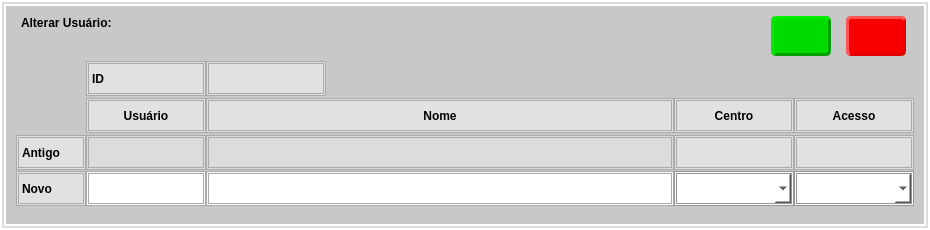
<?xml version="1.0" encoding="UTF-8"?>
<ui version="4.0">
 <class>AlterarUsuario</class>
 <widget class="QWidget" name="AlterarUsuario">
  <property name="geometry">
   <rect>
    <x>0</x>
    <y>0</y>
    <width>930</width>
    <height>230</height>
   </rect>
  </property>
  <property name="minimumSize">
   <size>
    <width>930</width>
    <height>230</height>
   </size>
  </property>
  <property name="maximumSize">
   <size>
    <width>16777215</width>
    <height>16777215</height>
   </size>
  </property>
  <property name="windowTitle">
   <string>Form</string>
  </property>
  <property name="styleSheet">
   <string notr="true">QWidget{	
	border-style: ridge;
    border-width: 2px;
    border-color: rgb(255, 255, 255);
	background-color:rgb(220, 220, 220);
}

QFrame{
	background-color:rgb(200, 200, 200);
}

QComboBox{	
	background-color: rgb(255, 255, 255);
	border-style: double;
	border-width: 3px;
    border-color: rgb(150, 150, 150);
    font: bold 12px;
}

QComboBox::QAbstractItemView{
	
	background-color: rgb(255, 255, 255);
}

QComboBox::focus{
    background-color: rgb(170, 255, 255);
    border-style: inset;
}

QLabel{	
	background-color: rgb(225, 225, 225);
	border-style: double;
	border-width: 3px;
    border-color: rgb(170, 170, 170);
    font: bold 12px;
	text-align: left;
    font: bold 12px;
}
QLineEdit{		
	background-color: rgb(255, 255, 255);
	border-style: double;
	border-width: 3px;
    border-color: rgb(170, 170, 170);
    font: bold 12px;
}
QLineEdit::focus{
    background-color: rgb(170, 255, 255);
    border-style: inset;
}

</string>
  </property>
  <layout class="QVBoxLayout" name="verticalLayout">
   <property name="spacing">
    <number>4</number>
   </property>
   <property name="leftMargin">
    <number>4</number>
   </property>
   <property name="topMargin">
    <number>4</number>
   </property>
   <property name="rightMargin">
    <number>4</number>
   </property>
   <property name="bottomMargin">
    <number>4</number>
   </property>
   <item>
    <widget class="QFrame" name="frame_3">
     <property name="maximumSize">
      <size>
       <width>16777215</width>
       <height>16777215</height>
      </size>
     </property>
     <property name="frameShape">
      <enum>QFrame::StyledPanel</enum>
     </property>
     <property name="frameShadow">
      <enum>QFrame::Raised</enum>
     </property>
     <layout class="QVBoxLayout" name="verticalLayout_2">
      <property name="spacing">
       <number>5</number>
      </property>
      <property name="leftMargin">
       <number>10</number>
      </property>
      <property name="topMargin">
       <number>10</number>
      </property>
      <property name="rightMargin">
       <number>10</number>
      </property>
      <property name="bottomMargin">
       <number>15</number>
      </property>
      <item>
       <widget class="QFrame" name="frame_2">
        <property name="maximumSize">
         <size>
          <width>16777215</width>
          <height>50</height>
         </size>
        </property>
        <property name="styleSheet">
         <string notr="true">QFrame{
	border: 0px;
}
QPushButton {
	background-color: rgb(207, 207, 207);
	border-style: outset;
    border-width: 2px;
    border-radius: 5px; 
    border-color: rgb(238, 238, 238);
    font: bold 14px;		
	text-align: center;
	color: rgb(0, 0, 0);
}

QPushButton::hover {
    background-color: rgb(190, 190, 190);
    border-style: inset;
}

QPushButton::pressed {
    background-color: rgb(190, 190, 190);
    border-style: inset;
}</string>
        </property>
        <property name="frameShape">
         <enum>QFrame::StyledPanel</enum>
        </property>
        <property name="frameShadow">
         <enum>QFrame::Raised</enum>
        </property>
        <layout class="QHBoxLayout" name="horizontalLayout">
         <property name="spacing">
          <number>15</number>
         </property>
         <property name="leftMargin">
          <number>5</number>
         </property>
         <property name="topMargin">
          <number>0</number>
         </property>
         <property name="rightMargin">
          <number>8</number>
         </property>
         <property name="bottomMargin">
          <number>0</number>
         </property>
         <item>
          <widget class="QLabel" name="label">
           <property name="minimumSize">
            <size>
             <width>0</width>
             <height>0</height>
            </size>
           </property>
           <property name="styleSheet">
            <string notr="true">background-color: rgb(200, 200, 200);

font: bold 12pt &quot;Segoe UI&quot;;
border: 0px;</string>
           </property>
           <property name="text">
            <string>Alterar Usuário:</string>
           </property>
           <property name="alignment">
            <set>Qt::AlignLeading|Qt::AlignLeft|Qt::AlignTop</set>
           </property>
           <property name="wordWrap">
            <bool>true</bool>
           </property>
          </widget>
         </item>
         <item>
          <widget class="QPushButton" name="btn_ok">
           <property name="minimumSize">
            <size>
             <width>60</width>
             <height>40</height>
            </size>
           </property>
           <property name="maximumSize">
            <size>
             <width>60</width>
             <height>40</height>
            </size>
           </property>
           <property name="toolTip">
            <string>&lt;html&gt;&lt;head/&gt;&lt;body&gt;&lt;p&gt;Salvar e Sair&lt;/p&gt;&lt;/body&gt;&lt;/html&gt;</string>
           </property>
           <property name="styleSheet">
            <string notr="true">#btn_ok{	
	background-color: rgb(0, 220, 0);
    border-style: outset;
    border-width: 3px;
    border-radius: 5px; 
    border-color: rgb(0, 158, 0);
    font: bold 14px;		
	text-align: center;
	color: rgb(255, 255, 255);
}
#btn_ok::hover {
    background-color: rgb(0, 195, 0);
    border-style: inset;
}
#btn_ok::pressed {
    background-color: rgb(0, 195, 0);
    border-style: inset;
}
</string>
           </property>
           <property name="text">
            <string/>
           </property>
           <property name="icon">
            <iconset resource="../assets/icons/icons_alt_regras.qrc">
             <normaloff>:/assets.icons_alt_regras/salvar-e-fechar.png</normaloff>:/assets.icons_alt_regras/salvar-e-fechar.png</iconset>
           </property>
           <property name="iconSize">
            <size>
             <width>30</width>
             <height>30</height>
            </size>
           </property>
          </widget>
         </item>
         <item>
          <widget class="QPushButton" name="btn_cancelar">
           <property name="minimumSize">
            <size>
             <width>60</width>
             <height>40</height>
            </size>
           </property>
           <property name="maximumSize">
            <size>
             <width>60</width>
             <height>40</height>
            </size>
           </property>
           <property name="toolTip">
            <string>&lt;html&gt;&lt;head/&gt;&lt;body&gt;&lt;p&gt;Cancelar&lt;/p&gt;&lt;/body&gt;&lt;/html&gt;</string>
           </property>
           <property name="styleSheet">
            <string notr="true">#btn_cancelar{	
	background-color: rgb(248, 0, 0);
    border-style: outset;
    border-width: 3px;
    border-radius: 5px; 
    border-color: rgb(227, 0, 0);
    font: bold 14px;		
	text-align: center;
	color: rgb(255, 255, 255);
}
#btn_cancelar::hover {
    background-color: rgb(165, 0, 0);
    border-style: inset;
}
#btn_cancelar::pressed {
    background-color: rgb(165, 0, 0);
    border-style: inset;
}</string>
           </property>
           <property name="text">
            <string/>
           </property>
           <property name="icon">
            <iconset resource="../assets/icons/icons_alt_regras.qrc">
             <normaloff>:/assets.icons_alt_regras/fechar-janela.png</normaloff>:/assets.icons_alt_regras/fechar-janela.png</iconset>
           </property>
           <property name="iconSize">
            <size>
             <width>30</width>
             <height>30</height>
            </size>
           </property>
          </widget>
         </item>
        </layout>
       </widget>
      </item>
      <item>
       <widget class="QFrame" name="frame">
        <property name="sizePolicy">
         <sizepolicy hsizetype="MinimumExpanding" vsizetype="MinimumExpanding">
          <horstretch>0</horstretch>
          <verstretch>0</verstretch>
         </sizepolicy>
        </property>
        <property name="maximumSize">
         <size>
          <width>16777215</width>
          <height>145</height>
         </size>
        </property>
        <property name="styleSheet">
         <string notr="true">QAbstractItemView {
	background-color: rgb(255, 255, 255);
}
#frame{
 border: 0px;
}</string>
        </property>
        <property name="frameShape">
         <enum>QFrame::StyledPanel</enum>
        </property>
        <property name="frameShadow">
         <enum>QFrame::Raised</enum>
        </property>
        <layout class="QGridLayout" name="gridLayout">
         <property name="leftMargin">
          <number>0</number>
         </property>
         <property name="topMargin">
          <number>0</number>
         </property>
         <property name="rightMargin">
          <number>0</number>
         </property>
         <property name="bottomMargin">
          <number>0</number>
         </property>
         <property name="horizontalSpacing">
          <number>0</number>
         </property>
         <property name="verticalSpacing">
          <number>2</number>
         </property>
         <item row="3" column="6">
          <widget class="QLabel" name="lb_acesso">
           <property name="sizePolicy">
            <sizepolicy hsizetype="MinimumExpanding" vsizetype="MinimumExpanding">
             <horstretch>0</horstretch>
             <verstretch>0</verstretch>
            </sizepolicy>
           </property>
           <property name="minimumSize">
            <size>
             <width>120</width>
             <height>35</height>
            </size>
           </property>
           <property name="maximumSize">
            <size>
             <width>120</width>
             <height>35</height>
            </size>
           </property>
           <property name="text">
            <string/>
           </property>
          </widget>
         </item>
         <item row="2" column="1" alignment="Qt::AlignLeft">
          <widget class="QLabel" name="label_9">
           <property name="sizePolicy">
            <sizepolicy hsizetype="MinimumExpanding" vsizetype="MinimumExpanding">
             <horstretch>0</horstretch>
             <verstretch>0</verstretch>
            </sizepolicy>
           </property>
           <property name="minimumSize">
            <size>
             <width>120</width>
             <height>35</height>
            </size>
           </property>
           <property name="maximumSize">
            <size>
             <width>120</width>
             <height>35</height>
            </size>
           </property>
           <property name="text">
            <string>Usuário</string>
           </property>
           <property name="alignment">
            <set>Qt::AlignCenter</set>
           </property>
          </widget>
         </item>
         <item row="5" column="2" colspan="2">
          <widget class="QLineEdit" name="txt_nome">
           <property name="minimumSize">
            <size>
             <width>0</width>
             <height>35</height>
            </size>
           </property>
           <property name="maximumSize">
            <size>
             <width>16777215</width>
             <height>35</height>
            </size>
           </property>
          </widget>
         </item>
         <item row="3" column="0">
          <widget class="QLabel" name="label_2">
           <property name="sizePolicy">
            <sizepolicy hsizetype="MinimumExpanding" vsizetype="MinimumExpanding">
             <horstretch>0</horstretch>
             <verstretch>0</verstretch>
            </sizepolicy>
           </property>
           <property name="minimumSize">
            <size>
             <width>70</width>
             <height>35</height>
            </size>
           </property>
           <property name="maximumSize">
            <size>
             <width>70</width>
             <height>35</height>
            </size>
           </property>
           <property name="text">
            <string>Antigo</string>
           </property>
          </widget>
         </item>
         <item row="5" column="1" alignment="Qt::AlignVCenter">
          <widget class="QLineEdit" name="txt_user">
           <property name="minimumSize">
            <size>
             <width>120</width>
             <height>35</height>
            </size>
           </property>
           <property name="maximumSize">
            <size>
             <width>120</width>
             <height>35</height>
            </size>
           </property>
           <property name="text">
            <string/>
           </property>
          </widget>
         </item>
         <item row="2" column="6">
          <widget class="QLabel" name="label_14">
           <property name="sizePolicy">
            <sizepolicy hsizetype="MinimumExpanding" vsizetype="MinimumExpanding">
             <horstretch>0</horstretch>
             <verstretch>0</verstretch>
            </sizepolicy>
           </property>
           <property name="minimumSize">
            <size>
             <width>120</width>
             <height>35</height>
            </size>
           </property>
           <property name="maximumSize">
            <size>
             <width>120</width>
             <height>35</height>
            </size>
           </property>
           <property name="text">
            <string>Acesso</string>
           </property>
           <property name="alignment">
            <set>Qt::AlignCenter</set>
           </property>
          </widget>
         </item>
         <item row="3" column="2" colspan="2">
          <widget class="QLineEdit" name="txt_nome_ant">
           <property name="minimumSize">
            <size>
             <width>0</width>
             <height>35</height>
            </size>
           </property>
           <property name="maximumSize">
            <size>
             <width>16777215</width>
             <height>35</height>
            </size>
           </property>
           <property name="styleSheet">
            <string notr="true">background-color: rgb(220, 220, 220);</string>
           </property>
           <property name="readOnly">
            <bool>true</bool>
           </property>
          </widget>
         </item>
         <item row="2" column="5">
          <widget class="QLabel" name="label_13">
           <property name="sizePolicy">
            <sizepolicy hsizetype="MinimumExpanding" vsizetype="MinimumExpanding">
             <horstretch>0</horstretch>
             <verstretch>0</verstretch>
            </sizepolicy>
           </property>
           <property name="minimumSize">
            <size>
             <width>120</width>
             <height>35</height>
            </size>
           </property>
           <property name="maximumSize">
            <size>
             <width>120</width>
             <height>35</height>
            </size>
           </property>
           <property name="text">
            <string>Centro</string>
           </property>
           <property name="alignment">
            <set>Qt::AlignCenter</set>
           </property>
          </widget>
         </item>
         <item row="5" column="5">
          <widget class="QComboBox" name="cmb_cen">
           <property name="sizePolicy">
            <sizepolicy hsizetype="MinimumExpanding" vsizetype="MinimumExpanding">
             <horstretch>0</horstretch>
             <verstretch>0</verstretch>
            </sizepolicy>
           </property>
           <property name="minimumSize">
            <size>
             <width>120</width>
             <height>35</height>
            </size>
           </property>
           <property name="maximumSize">
            <size>
             <width>120</width>
             <height>35</height>
            </size>
           </property>
          </widget>
         </item>
         <item row="0" column="2">
          <widget class="QLabel" name="lb_id">
           <property name="enabled">
            <bool>true</bool>
           </property>
           <property name="sizePolicy">
            <sizepolicy hsizetype="MinimumExpanding" vsizetype="MinimumExpanding">
             <horstretch>0</horstretch>
             <verstretch>0</verstretch>
            </sizepolicy>
           </property>
           <property name="minimumSize">
            <size>
             <width>120</width>
             <height>35</height>
            </size>
           </property>
           <property name="maximumSize">
            <size>
             <width>120</width>
             <height>35</height>
            </size>
           </property>
           <property name="text">
            <string/>
           </property>
          </widget>
         </item>
         <item row="3" column="1">
          <widget class="QLineEdit" name="txt_user_ant">
           <property name="minimumSize">
            <size>
             <width>120</width>
             <height>35</height>
            </size>
           </property>
           <property name="maximumSize">
            <size>
             <width>120</width>
             <height>35</height>
            </size>
           </property>
           <property name="styleSheet">
            <string notr="true">background-color: rgb(220, 220, 220);</string>
           </property>
           <property name="text">
            <string/>
           </property>
           <property name="readOnly">
            <bool>true</bool>
           </property>
          </widget>
         </item>
         <item row="0" column="1">
          <widget class="QLabel" name="label_6">
           <property name="sizePolicy">
            <sizepolicy hsizetype="MinimumExpanding" vsizetype="MinimumExpanding">
             <horstretch>0</horstretch>
             <verstretch>0</verstretch>
            </sizepolicy>
           </property>
           <property name="minimumSize">
            <size>
             <width>120</width>
             <height>35</height>
            </size>
           </property>
           <property name="maximumSize">
            <size>
             <width>120</width>
             <height>35</height>
            </size>
           </property>
           <property name="text">
            <string>ID</string>
           </property>
          </widget>
         </item>
         <item row="2" column="2" colspan="2">
          <widget class="QLabel" name="label_11">
           <property name="sizePolicy">
            <sizepolicy hsizetype="MinimumExpanding" vsizetype="MinimumExpanding">
             <horstretch>0</horstretch>
             <verstretch>0</verstretch>
            </sizepolicy>
           </property>
           <property name="minimumSize">
            <size>
             <width>0</width>
             <height>35</height>
            </size>
           </property>
           <property name="maximumSize">
            <size>
             <width>16777215</width>
             <height>35</height>
            </size>
           </property>
           <property name="text">
            <string>Nome</string>
           </property>
           <property name="alignment">
            <set>Qt::AlignCenter</set>
           </property>
          </widget>
         </item>
         <item row="5" column="0">
          <widget class="QLabel" name="label_8">
           <property name="sizePolicy">
            <sizepolicy hsizetype="MinimumExpanding" vsizetype="MinimumExpanding">
             <horstretch>0</horstretch>
             <verstretch>0</verstretch>
            </sizepolicy>
           </property>
           <property name="minimumSize">
            <size>
             <width>70</width>
             <height>35</height>
            </size>
           </property>
           <property name="maximumSize">
            <size>
             <width>70</width>
             <height>35</height>
            </size>
           </property>
           <property name="text">
            <string>Novo</string>
           </property>
          </widget>
         </item>
         <item row="3" column="5">
          <widget class="QLabel" name="lb_cen">
           <property name="sizePolicy">
            <sizepolicy hsizetype="MinimumExpanding" vsizetype="MinimumExpanding">
             <horstretch>0</horstretch>
             <verstretch>0</verstretch>
            </sizepolicy>
           </property>
           <property name="minimumSize">
            <size>
             <width>120</width>
             <height>35</height>
            </size>
           </property>
           <property name="maximumSize">
            <size>
             <width>120</width>
             <height>35</height>
            </size>
           </property>
           <property name="text">
            <string/>
           </property>
          </widget>
         </item>
         <item row="5" column="6">
          <widget class="QComboBox" name="cmb_acesso">
           <property name="sizePolicy">
            <sizepolicy hsizetype="MinimumExpanding" vsizetype="MinimumExpanding">
             <horstretch>0</horstretch>
             <verstretch>0</verstretch>
            </sizepolicy>
           </property>
           <property name="minimumSize">
            <size>
             <width>120</width>
             <height>35</height>
            </size>
           </property>
           <property name="maximumSize">
            <size>
             <width>120</width>
             <height>35</height>
            </size>
           </property>
           <item>
            <property name="text">
             <string/>
            </property>
           </item>
           <item>
            <property name="text">
             <string>ALMOX</string>
            </property>
           </item>
           <item>
            <property name="text">
             <string>RECEB</string>
            </property>
           </item>
          </widget>
         </item>
        </layout>
       </widget>
      </item>
      <item>
       <spacer name="verticalSpacer">
        <property name="orientation">
         <enum>Qt::Vertical</enum>
        </property>
        <property name="sizeHint" stdset="0">
         <size>
          <width>20</width>
          <height>40</height>
         </size>
        </property>
       </spacer>
      </item>
     </layout>
    </widget>
   </item>
  </layout>
 </widget>
 <tabstops>
  <tabstop>txt_user</tabstop>
  <tabstop>txt_nome</tabstop>
  <tabstop>cmb_cen</tabstop>
  <tabstop>btn_ok</tabstop>
  <tabstop>btn_cancelar</tabstop>
 </tabstops>
 <resources>
  <include location="../assets/icons/icons_alt_regras.qrc"/>
 </resources>
 <connections/>
</ui>
